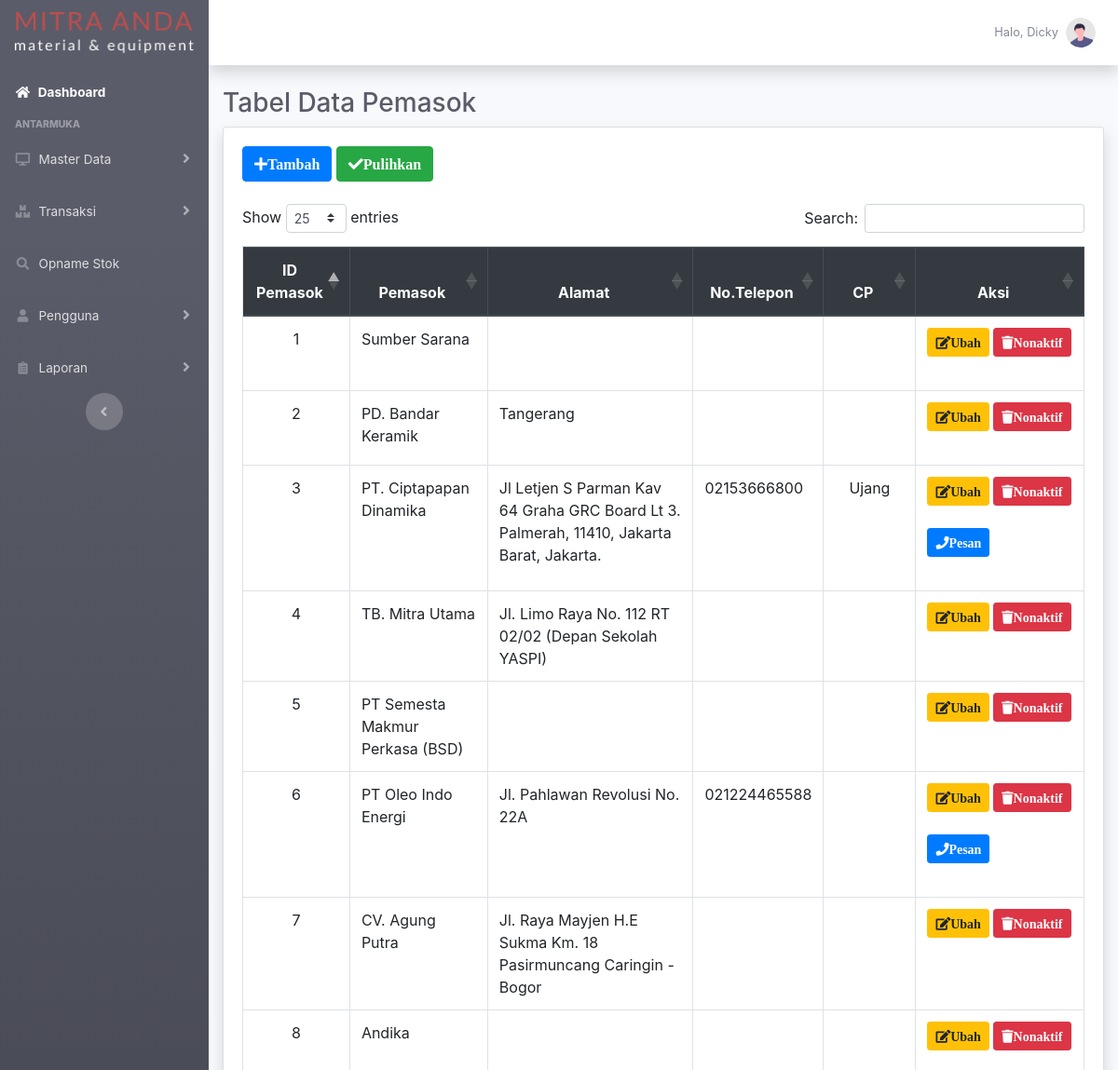
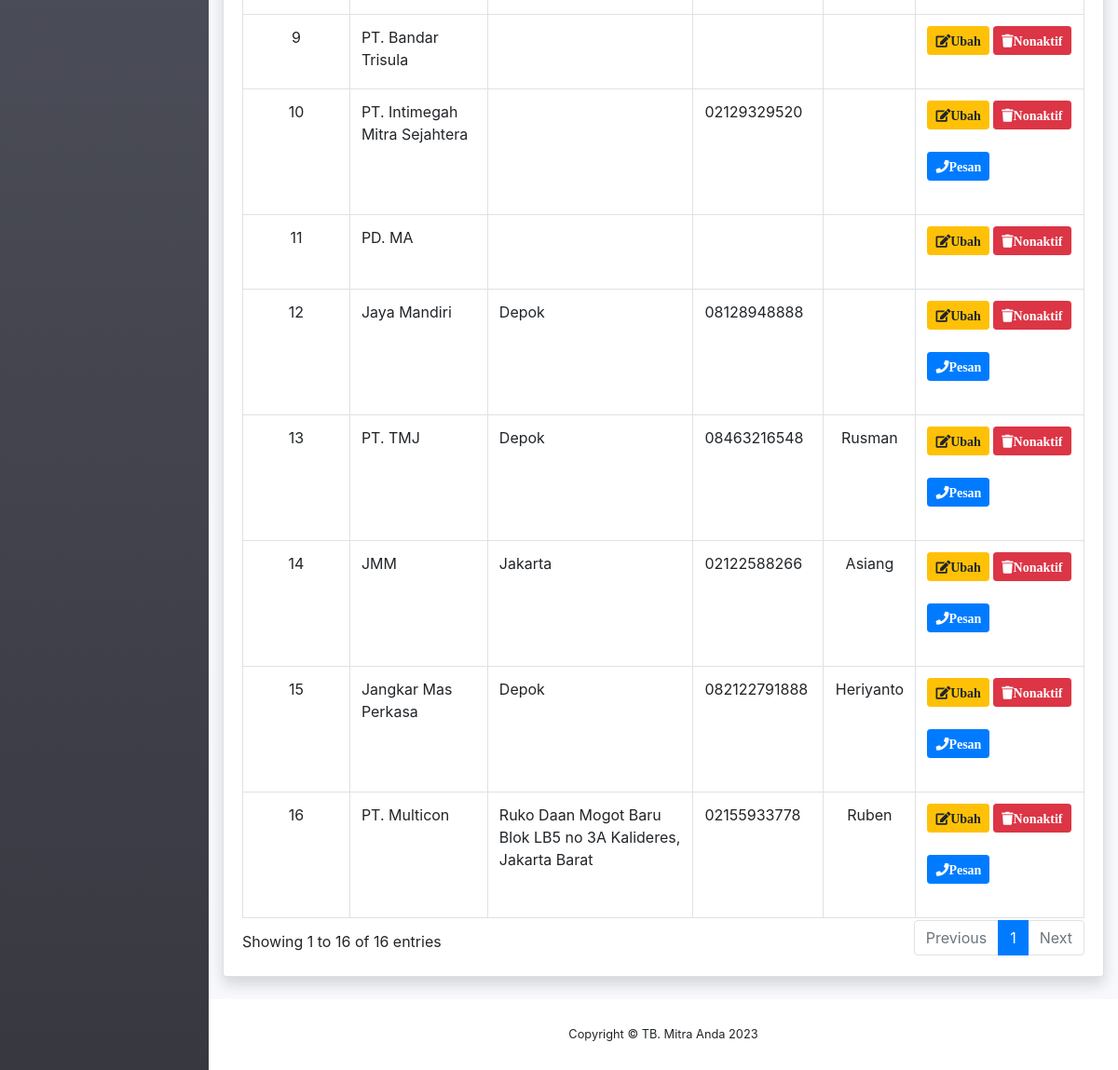
Page /php/modul/master/pemasok.php (signed in) on the committed database (2 pictures, top to bottom).
### tables this page shows
CREATE TABLE `tbpemasok` (
  `idPemasok` int(11) NOT NULL,
  `Pemasok` varchar(100) NOT NULL,
  `Alamat` varchar(256) NOT NULL,
  `noTelepon` varchar(13) NOT NULL,
  `contactPerson` varchar(100) NOT NULL,
  `Status` tinyint(1) NOT NULL
);

### php/modul/master/pemasok.php (the view, shortened to what this page needs)
<?php
    require '../../fungsi.php';
?>
<!DOCTYPE html>
<html lang="en">
    <head>
        <link href="../../../vendor/fontawesome-free/css/all.min.css" rel="stylesheet" type="text/css">
        <link href="../../../css/sb-admin-2.css" rel="stylesheet">
        <link rel="stylesheet" href="https://maxcdn.bootstrapcdn.com/bootstrap/4.5.2/css/bootstrap.min.css">
        <link rel="stylesheet" type="text/css" href="https://cdnjs.cloudflare.com/ajax/libs/twitter-bootstrap/4.5.2/css/bootstrap.css">
        <link rel="stylesheet" type="text/css" href="https://cdn.datatables.net/1.13.4/css/dataTables.bootstrap4.min.css">
        <link rel="stylesheet" type="text/css" href="https://cdn.datatables.net/buttons/1.6.5/css/buttons.dataTables.min.css">
        <link rel="stylesheet" href="https://cdn.jsdelivr.net/npm/bootstrap-select@1.13.14/dist/css/bootstrap-select.min.css">
    </head>
    <body id="page-top">
        <div id="wrapper">
            <ul class="navbar-nav bg-gradient-dark sidebar sidebar-dark accordion" id="accordionSidebar">
                <a class="sidebar-brand d-flex align-items-center justify-content-center" href="../../index.php">
                    <img class="img-fluid" src="../../../assets/img/logotext.png"></img>
                </a>
                <li class="nav-item active">
                    <a class="nav-link" href="../../index.php">
                        <i class="fas fa-fw fa-home"></i>
                        <span>Dashboard</span></a>
                </li>
                <div class="sidebar-heading">
                    Antarmuka
                </div>
                <li class="nav-item">
                    <a class="nav-link collapsed" href="#" data-toggle="collapse" data-target="#collapseMaster"
                    aria-expanded="true" aria-controls="collapseMaster">
                        <i class="fas fa-fw fa-desktop"></i>
                        <span>Master Data</span>
                    </a>
                </li>
                <li class="nav-item">
                    <a class="nav-link collapsed" href="#" data-toggle="collapse" data-target="#collapseStok"
                    aria-expanded="true" aria-controls="collapseStok">
                        <i class="fas fa-fw fa-boxes"></i>
                        <span>Transaksi</span>
                    </a>
                </li>
                <?php
                    $jabatan=$_SESSION['Jabatan']=='Owner';
                    $jabatan2=$_SESSION['Jabatan']=='Checker';
                    if($jabatan OR $jabatan2){
                ?>
                <li class="nav-item">
                    <a class="nav-link" href="../opname/dataopname.php">
                    <i class="fas fa-fw fa-search"></i>
                    <span>Opname Stok</span></a>
                </li>
                <?php
                    }
                ?>
                <li class="nav-item">
                    <a class="nav-link collapsed" href="#" data-toggle="collapse" data-target="#collapsePengguna"
                    aria-expanded="true" aria-controls="collapsePengguna">
                        <i class="fas fa-fw fa-user"></i>
                        <span>Pengguna</span>
                    </a>
                </li>
                <li class="nav-item">
                    <a class="nav-link collapsed" href="#" data-toggle="collapse" data-target="#collapseLaporan"
                    aria-expanded="true" aria-controls="collapseLaporan">
                        <i class="fas fa-fw fa-clipboard-list"></i>
                        <span>Laporan</span>
                    </a>
                </li>
                <div class="text-center d-none d-md-inline">
                    <button class="rounded-circle border-0" id="sidebarToggle"></button>
                </div>
            </ul>
            <div id="content-wrapper" class="d-flex flex-column">
                <div id="content">
                    <nav class="navbar navbar-expand navbar-light bg-white topbar mb-4 static-top shadow">
                    <ul class="navbar-nav ml-auto">
                        <li class="nav-item dropdown no-arrow">
                            <a class="nav-link dropdown-toggle" href="#" id="userDropdown" role="button"
                                data-toggle="dropdown" aria-haspopup="true" aria-expanded="false">
                                <span class="mr-2 d-none d-lg-inline text-gray-600 small"><?php echo 'Halo, '. $_SESSION['Nama'];?></span>
                                <img class="img-profile rounded-circle"
                                    src="../../../assets/img/undraw_profile.svg">
                            </a>
                        </li>
                    </ul>
                    </nav>
                    <div class="container-fluid">
                        <h1 class="h3 mb-2 text-gray-800">Tabel Data Pemasok</h1>
                        <div class="card shadow mb-4">
                            <div class="card-body">
                                <button type="button" class="btn btn-primary" data-toggle="modal" data-target="#tambah">
                                    <i class="fas fa-plus">Tambah</i>
                                </button>
                                <button type="button" class="btn btn-success" data-toggle="modal" data-target="#pulihkan">
                                    <i class="fas fa-check">Pulihkan</i>
                                </button>
                                <br><br>
                                <div id="datatables">
                                    <table class="table table-stripped table-bordered table-hover" id="dtPemasok" width="100%" cellspacing="0">
                                        <thead class="thead-dark">
                                            <tr>
                                                <th class="text-center">ID Pemasok</th>
                                                <th class="text-center">Pemasok</th>
                                                <th class="text-center">Alamat</th>
                                                <th class="text-center">No.Telepon</th>
                                                <th class="text-center">CP</th>
                                                <th class="text-center">Aksi</th>
                                            </tr>
                                        </thead>
                                        <tbody>
                                            <?php
                                                $tampilDataPemasok= mysqli_query($conn,"SELECT * FROM tbpemasok WHERE Status=1");
                                                while($data=mysqli_fetch_array($tampilDataPemasok)){
                                                    $idPemasok = $data['idPemasok'];
                                                    $Pemasok = $data['Pemasok'];
                                                    $Alamat =$data['Alamat'];
                                                    $noTelepon =$data['noTelepon'];
                                                    $contactPerson =$data['contactPerson'];
                                            ?>
                                            <tr>
                                                <td class="text-center"><?=$idPemasok;?></td>
                                                <td><?=$Pemasok;?></td>
                                                <td><?=$Alamat;?></td>
                                                <td><?=$noTelepon;?></td>
                                                <td class="text-center"><?=$contactPerson;?></td>
                                                <td class="text-left" style="width:20%;">
                                                    <button type="button" class="btn btn-warning btn-sm mb-4" data-toggle="modal" data-target="#ubah<?=$idPemasok;?>">
                                                        <i class="fas fa-edit">Ubah</i>
                                                    </button>
                                                    <button type="button" class="btn btn-danger btn-sm mb-4" data-toggle="modal" data-target="#nonaktif<?=$idPemasok;?>">
                                                        <i class="fas fa-trash">Nonaktif</i>
                                                    </button>
                                                    <?php if(!empty($noTelepon)){?>
                                                    <a type="button" class="btn btn-primary btn-sm mb-4" target="_blank" href="https://api.whatsapp.com/send?phone=<?php echo $noTelepon;?>">
                                                        <i class="fas fa-phone">Pesan</i>
                                                    </a>
                                                    <?php }?>
                                                </td>
                                            </tr>
                                            <?php
                                                };
                                            ?>
                                        </tbody>
                                    </table>
                                </div>
                            </div>
                        </div>
                    </div>
                </div>
                <footer class="sticky-footer bg-white">
                    <div class="container my-auto">
                        <div class="copyright text-center my-auto">
                            <span>Copyright &copy; TB. Mitra Anda 2023</span>
                        </div>
                    </div>
                </footer>
            </div>
        </div>
    </body>
</html>

### rows in the picture
tbpemasok: idPemasok "1", Pemasok "Sumber Sarana"
tbpemasok: idPemasok "2", Pemasok "PD. Bandar Keramik", Alamat "Tangerang"
tbpemasok: idPemasok "3", Pemasok "PT. Ciptapapan Dinamika", Alamat "Jl Letjen S Parman Kav 64 Graha GRC Board Lt 3. Palmerah, 11410, Jakarta Barat, Jakarta.", noTelepon "02153666800", contactPerson "Ujang"
tbpemasok: idPemasok "4", Pemasok "TB. Mitra Utama", Alamat "Jl. Limo Raya No. 112 RT 02/02 (Depan Sekolah YASPI)"
tbpemasok: idPemasok "5", Pemasok "PT Semesta Makmur Perkasa (BSD)"
tbpemasok: idPemasok "6", Pemasok "PT Oleo Indo Energi", Alamat "Jl. Pahlawan Revolusi No. 22A", noTelepon "021224465588"
tbpemasok: idPemasok "7", Pemasok "CV. Agung Putra", Alamat "Jl. Raya Mayjen H.E Sukma Km. 18 Pasirmuncang Caringin - Bogor"
tbpemasok: idPemasok "8", Pemasok "Andika"
tbpemasok: idPemasok "9", Pemasok "PT. Bandar Trisula"
tbpemasok: idPemasok "10", Pemasok "PT. Intimegah Mitra Sejahtera", noTelepon "02129329520"
tbpemasok: idPemasok "11", Pemasok "PD. MA"
tbpemasok: idPemasok "12", Pemasok "Jaya Mandiri", Alamat "Depok", noTelepon "08128948888"
tbpemasok: idPemasok "13", Pemasok "PT. TMJ", Alamat "Depok", noTelepon "08463216548", contactPerson "Rusman"
tbpemasok: idPemasok "14", Pemasok "JMM", Alamat "Jakarta", noTelepon "02122588266", contactPerson "Asiang"
tbpemasok: idPemasok "15", Pemasok "Jangkar Mas Perkasa", Alamat "Depok", noTelepon "082122791888", contactPerson "Heriyanto"
tbpemasok: idPemasok "16", Pemasok "PT. Multicon", Alamat "Ruko Daan Mogot Baru Blok LB5 no 3A Kalideres, Jakarta Barat", noTelepon "02155933778", contactPerson "Ruben"

### other values in the picture
$_SESSION['Nama'] "Dicky"
